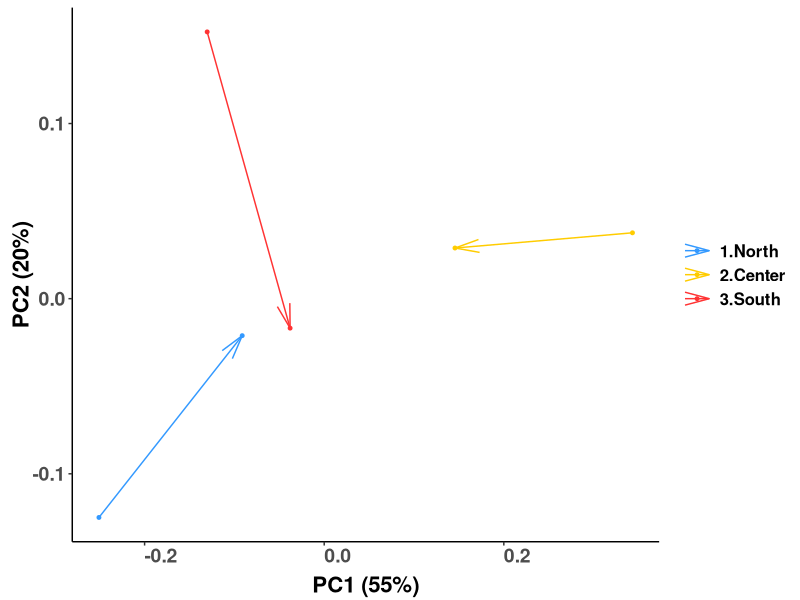
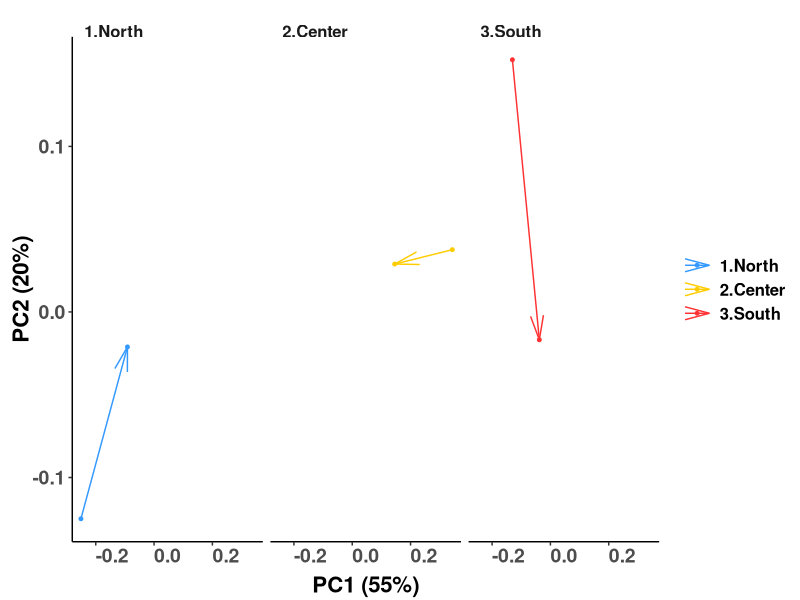

The R source for these figures, in order:
#################
# Put region/year means into PCA coordinate system
#################
library(tidyverse)
library(ggfortify)
library(tidyverse)
library(ggrepel)
library(cowplot)

# Read in pre and peak datasets 
all <- read.csv("Data/all.csv")
all <- all %>% mutate(Region.period = paste(Region, Period, sep="_")) #Make Region.period variable

region.means <- all %>% group_by(Region.period, Region,Period) %>% 
  summarise_at(c("Experiment_Date", "Water_Content", "SLA", "Stomatal_Conductance", "Assimilation"), 
               mean, na.rm=TRUE) 
region.means <-ungroup(region.means)

#Get % variation explained by PC axes
pc1 <- prcomp(na.omit(all[,c("Experiment_Date","Water_Content","SLA","Stomatal_Conductance","Assimilation")]), scale=T)
summary(pc1)

#convert wet means into pc axes
region.redu <- region.means %>% select("Experiment_Date","Water_Content","SLA",
                                       "Stomatal_Conductance","Assimilation") #select data from means
pc.mean.scale <- scale(region.redu , pc1$center, pc1$scale) %*% pc1$rotation #scale regional means by PC axes
pc.means<-region.means %>% select("Region.period","Region","Period")
pc.means<-cbind(pc.means,pc.mean.scale)

#PCA Means Graph
pc_Labs<-c("1.North"="A (North)", "2.Center"="B (Center)", "3.South"="C (South)") #Set up headers

pc.plot.mean <- ggplot(pc.means, aes(PC1,PC2, color=Region, label=Period))+
  geom_point(size=1)+
  geom_path(arrow = arrow(angle = 15, type = "open"), aes(color=Region))+
  scale_x_continuous(name="PC1 (55%)") +
  scale_y_continuous(name="PC2 (20%)") +
  scale_color_manual(values= c("1.North"="#3399FF", "2.Center"="#FFCC00", "3.South"="#FF3333")) +  
  theme_classic() +  
  theme(legend.title = element_blank(),
        legend.text = element_text(size = 12, face = "bold"),
        axis.text.x = element_text(size=14, face="bold", angle=0,hjust=0),
        axis.text.y = element_text(size=14,face="bold"),
        axis.title.x = element_text(color="black", size=16, vjust = 0, face="bold"),
        axis.title.y = element_text(color="black", size=16,vjust = 0, face="bold"))
pc.plot.mean




#pc.plot.mean <- pc.plot.mean + theme(legend.text = element_text(size = 12, face = "bold"))
pc.plot.mean + facet_wrap( ~ Region, labeller = labeller(Site.Lat=pc_Labs), ncol=4)+ 
  theme(strip.background = element_blank(), strip.text.x=element_text(size=12,face="bold",hjust=0.05,vjust=-1.7))
